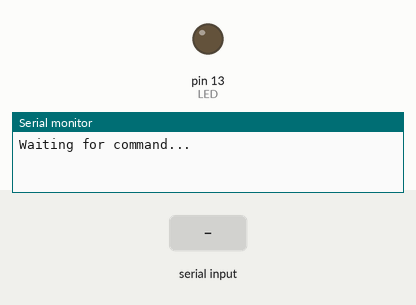
A sketch run on a simulated Arduino Uno, built with avr-gcc and run on an emulated ATmega328P. Parts: output pins drawn as LEDs (lit = HIGH), the last lines printed to the serial monitor. Dashed ring = blinking. The test bench sets the inputs (shaded band).

Above: at 1.2 s.
1.3 s: "3" received over the second serial link
At 4.2 s:
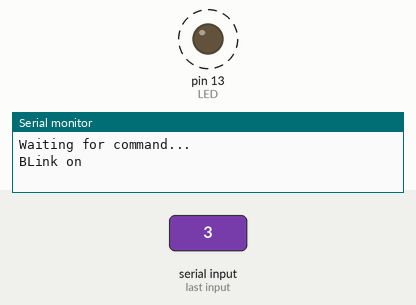
4.3 s: "4" received over the second serial link
At 4.9 s:
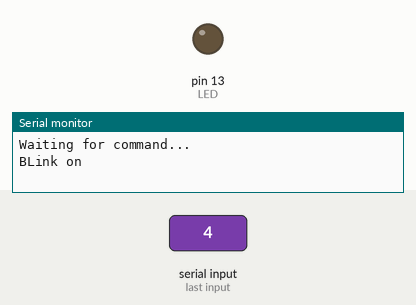
5.8 s: "1" received over the second serial link
At 6.1 s:
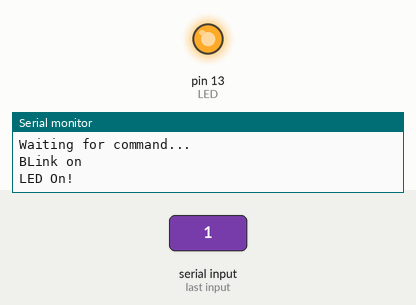
Timing chart, 0 to 8.8 s (numbered marks = the images above; inputs shaded):
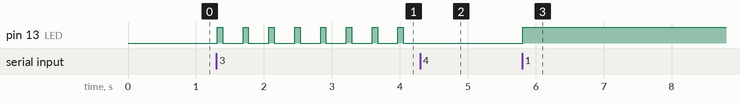

The sketch:

led_blink.ino
```cpp
#include <SoftwareSerial.h>
SoftwareSerial Bluetooth(10, 9); // RX, TX
int LED = 13;
int buzzer = 12;
int Blink= 7;// the on-board LED
int Data; // the data received

void setup() {
  Bluetooth.begin(9600);
  Serial.begin(9600);
  Serial.println("Waiting for command...");
  Bluetooth.println("Send 1 to turn on the LED. Send 0 to turn Off");
  pinMode(LED,OUTPUT);

}

void loop() {
  if (Bluetooth.available()){ //wait for data received
    Data=Bluetooth.read();
    if(Data == '1')
    {
      digitalWrite(LED,1);
      Serial.println("LED On!");
      Bluetooth.println("LED On!");
            }
    else if(Data =='2')
    {

       digitalWrite(LED,0);
       Serial.println("LED Off!");
       Bluetooth.println("LED  On D13 Off ! ");
    }
    else if(Data =='5')
    {
        digitalWrite(buzzer,1);
        Serial.println("Buzzer on");
        Bluetooth.println("Buzzer on");
    }
    else if(Data =='6')
     {
        digitalWrite(buzzer,0);
        Serial.println("Buzzer off");
        Bluetooth.println("Buzzer D12 off");
     }
     else if(Data =='3')
     { int Blink = 7;
      Serial.println("BLink on");
      Bluetooth.println("Blink on");int f;
      if(digitalRead(LED) == 0){f = 0;}
      else { f = 1;}
      while(Bluetooth.read()!='4')
      { digitalWrite(LED,1);
        digitalWrite(Blink,1);
        delay(80);
        digitalWrite(LED,0);
        digitalWrite(Blink,0);
        delay(300);

      }
      if(f == 1)
        {digitalWrite(LED,1);digitalWrite(Blink,1);}
      else
      { digitalWrite(LED,0); digitalWrite(Blink,0);}
     }
     else if(Data =='4')
     {
      digitalWrite(Blink,0);
      Serial.println("BLink off");
      Bluetooth.println("Blink off");
     }
  }
   else{;}
delay(10);
}
```

Measured:
- after the input at 1.3 s, pin 13 (LED): alternates HIGH for 0.08 s and LOW for 0.30 s, starting at once
- after the input at 4.3 s, pin 13 (LED): stops changing and stays LOW
- after the input at 5.8 s, pin 13 (LED): LOW → HIGH at once
